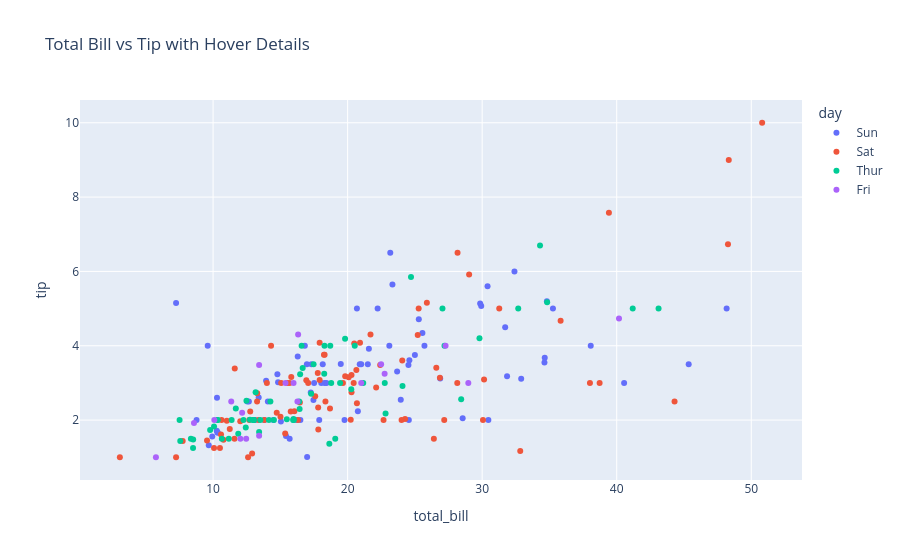

The code cell stored with this chart in its notebook:
### Markdown cell above
## 8. Scatter Plot with Extra Hover Information

### Request
Add extra information to the hover tooltip.

### Explanation
Plotly is interactive. We can decide which columns appear when we hover over a point.

### Code cell
fig = px.scatter(
    data_frame=df,
    x="total_bill",
    y="tip",
    color="day",
    hover_data=["sex", "smoker", "time", "size"],
    title="Total Bill vs Tip with Hover Details"
)

fig.show()

### Figure 1 — Plotly figure (JSON) as saved in the notebook; plotly's stock layout.template omitted (floating-point values rounded to 4 significant figures; data arrays with more than 128 entries replaced by an {"elided": "..."} marker saying what was removed)
{"data": [{"customdata": {"elided": "76x4 mixed values"}, "hovertemplate": "day=Sun<br>total_bill=%{x}<br>tip=%{y}<br>sex=%{customdata[0]}<br>smoker=%{customdata[1]}<br>time=%{customdata[2]}<br>size=%{customdata[3]}<extra></extra>", "legendgroup": "Sun", "marker": {"color": "#636efa", "symbol": "circle"}, "mode": "markers", "name": "Sun", "orientation": "v", "showlegend": true, "x": [16.99, 10.34, 21.01, 23.68, 24.59, 25.29, 8.77, 26.88, 15.04, 14.78, 10.27, 35.26, 15.42, 18.43, 14.83, 21.58, 10.33, 16.29, 16.97, 17.46, 13.94, 9.68, 30.4, 18.29, 22.23, 32.4, 28.55, 18.04, 12.54, 10.29, 34.81, 9.94, 25.56, 19.49, 38.07, 23.95, 25.71, 17.31, 29.93, 14.07, 13.13, 17.26, 24.55, 19.77, 29.85, 48.17, 25.0, 13.39, 16.49, 21.5, 12.66, 16.21, 13.81, 17.51, 24.52, 20.76, 31.71, 7.25, 31.85, 16.82, 32.9, 17.89, 14.48, 9.6, 34.63, 34.65, 23.33, 45.35, 23.17, 40.55, 20.69, 20.9, 30.46, 18.15, 23.1, 15.69], "xaxis": "x", "y": [1.01, 1.66, 3.5, 3.31, 3.61, 4.71, 2.0, 3.12, 1.96, 3.23, 1.71, 5.0, 1.57, 3.0, 3.02, 3.92, 1.67, 3.71, 3.5, 2.54, 3.06, 1.32, 5.6, 3.0, 5.0, 6.0, 2.05, 3.0, 2.5, 2.6, 5.2, 1.56, 4.34, 3.51, 4.0, 2.55, 4.0, 3.5, 5.07, 2.5, 2.0, 2.74, 2.0, 2.0, 5.14, 5.0, 3.75, 2.61, 2.0, 3.5, 2.5, 2.0, 2.0, 3.0, 3.48, 2.24, 4.5, 5.15, 3.18, 4.0, 3.11, 2.0, 2.0, 4.0, 3.55, 3.68, 5.65, 3.5, 6.5, 3.0, 5.0, 3.5, 2.0, 3.5, 4.0, 1.5], "yaxis": "y", "type": "scatter"}, {"customdata": {"elided": "87x4 mixed values"}, "hovertemplate": "day=Sat<br>total_bill=%{x}<br>tip=%{y}<br>sex=%{customdata[0]}<br>smoker=%{customdata[1]}<br>time=%{customdata[2]}<br>size=%{customdata[3]}<extra></extra>", "legendgroup": "Sat", "marker": {"color": "#EF553B", "symbol": "circle"}, "mode": "markers", "name": "Sat", "orientation": "v", "showlegend": true, "x": [20.65, 17.92, 20.29, 15.77, 39.42, 19.82, 17.81, 13.37, 12.69, 21.7, 19.65, 9.55, 18.35, 15.06, 20.69, 17.78, 24.06, 16.31, 16.93, 18.69, 31.27, 16.04, 38.01, 26.41, 11.24, 48.27, 20.29, 13.81, 11.02, 18.29, 17.59, 20.08, 16.45, 3.07, 20.23, 15.01, 12.02, 17.07, 26.86, 25.28, 14.73, 10.51, 17.92, 44.3, 22.42, 20.92, 15.36, 20.49, 25.21, 18.24, 14.31, 14.0, 7.25, 10.59, 10.63, 50.81, 15.81, 26.59, 38.73, 24.27, 12.76, 30.06, 25.89, 48.33, 13.27, 28.17, 12.9, 28.15, 11.59, 7.74, 30.14, 20.45, 13.28, 22.12, 24.01, 15.69, 11.61, 10.77, 15.53, 10.07, 12.6, 32.83, 35.83, 29.03, 27.18, 22.67, 17.82], "xaxis": "x", "y": [3.35, 4.08, 2.75, 2.23, 7.58, 3.18, 2.34, 2.0, 2.0, 4.3, 3.0, 1.45, 2.5, 3.0, 2.45, 3.27, 3.6, 2.0, 3.07, 2.31, 5.0, 2.24, 3.0, 1.5, 1.76, 6.73, 3.21, 2.0, 1.98, 3.76, 2.64, 3.15, 2.47, 1.0, 2.01, 2.09, 1.97, 3.0, 3.14, 5.0, 2.2, 1.25, 3.08, 2.5, 3.48, 4.08, 1.64, 4.06, 4.29, 3.76, 4.0, 3.0, 1.0, 1.61, 2.0, 10.0, 3.16, 3.41, 3.0, 2.03, 2.23, 2.0, 5.16, 9.0, 2.5, 6.5, 1.1, 3.0, 1.5, 1.44, 3.09, 3.0, 2.72, 2.88, 2.0, 3.0, 3.39, 1.47, 3.0, 1.25, 1.0, 1.17, 4.67, 5.92, 2.0, 2.0, 1.75], "yaxis": "y", "type": "scatter"}, {"customdata": {"elided": "62x4 mixed values"}, "hovertemplate": "day=Thur<br>total_bill=%{x}<br>tip=%{y}<br>sex=%{customdata[0]}<br>smoker=%{customdata[1]}<br>time=%{customdata[2]}<br>size=%{customdata[3]}<extra></extra>", "legendgroup": "Thur", "marker": {"color": "#00cc96", "symbol": "circle"}, "mode": "markers", "name": "Thur", "orientation": "v", "showlegend": true, "x": [27.2, 22.76, 17.29, 19.44, 16.66, 10.07, 32.68, 15.98, 34.83, 13.03, 18.28, 24.71, 21.16, 10.65, 12.43, 24.08, 11.69, 13.42, 14.26, 15.95, 12.48, 29.8, 8.52, 14.52, 11.38, 22.82, 19.08, 20.27, 11.17, 12.26, 18.26, 8.51, 10.33, 14.15, 16.0, 13.16, 17.47, 34.3, 41.19, 27.05, 16.43, 8.35, 18.64, 11.87, 9.78, 7.51, 19.81, 28.44, 15.48, 16.58, 7.56, 10.34, 43.11, 13.0, 13.51, 18.71, 12.74, 13.0, 16.4, 20.53, 16.47, 18.78], "xaxis": "x", "y": [4.0, 3.0, 2.71, 3.0, 3.4, 1.83, 5.0, 2.03, 5.17, 2.0, 4.0, 5.85, 3.0, 1.5, 1.8, 2.92, 2.31, 1.68, 2.5, 2.0, 2.52, 4.2, 1.48, 2.0, 2.0, 2.18, 1.5, 2.83, 1.5, 2.0, 3.25, 1.25, 2.0, 2.0, 2.0, 2.75, 3.5, 6.7, 5.0, 5.0, 2.3, 1.5, 1.36, 1.63, 1.73, 2.0, 4.19, 2.56, 2.02, 4.0, 1.44, 2.0, 5.0, 2.0, 2.0, 4.0, 2.01, 2.0, 2.5, 4.0, 3.23, 3.0], "yaxis": "y", "type": "scatter"}, {"customdata": [["Male", "Yes", "Dinner", 2], ["Male", "No", "Dinner", 2], ["Female", "Yes", "Dinner", 2], ["Female", "Yes", "Dinner", 2], ["Female", "No", "Dinner", 2], ["Male", "Yes", "Dinner", 4], ["Male", "Yes", "Dinner", 2], ["Male", "Yes", "Dinner", 2], ["Male", "Yes", "Dinner", 2], ["Male", "No", "Dinner", 2], ["Female", "Yes", "Dinner", 2], ["Female", "Yes", "Dinner", 2], ["Male", "Yes", "Lunch", 2], ["Female", "Yes", "Lunch", 2], ["Male", "Yes", "Lunch", 1], ["Female", "No", "Lunch", 3], ["Male", "Yes", "Lunch", 2], ["Female", "Yes", "Lunch", 2], ["Female", "Yes", "Lunch", 2]], "hovertemplate": "day=Fri<br>total_bill=%{x}<br>tip=%{y}<br>sex=%{customdata[0]}<br>smoker=%{customdata[1]}<br>time=%{customdata[2]}<br>size=%{customdata[3]}<extra></extra>", "legendgroup": "Fri", "marker": {"color": "#ab63fa", "symbol": "circle"}, "mode": "markers", "name": "Fri", "orientation": "v", "showlegend": true, "x": [28.97, 22.49, 5.75, 16.32, 22.75, 40.17, 27.28, 12.03, 21.01, 12.46, 11.35, 15.38, 12.16, 13.42, 8.58, 15.98, 13.42, 16.27, 10.09], "xaxis": "x", "y": [3.0, 3.5, 1.0, 4.3, 3.25, 4.73, 4.0, 1.5, 3.0, 1.5, 2.5, 3.0, 2.2, 3.48, 1.92, 3.0, 1.58, 2.5, 2.0], "yaxis": "y", "type": "scatter"}], "layout": {"xaxis": {"anchor": "y", "domain": [0.0, 1.0], "title": {"text": "total_bill"}}, "yaxis": {"anchor": "x", "domain": [0.0, 1.0], "title": {"text": "tip"}}, "legend": {"title": {"text": "day"}, "tracegroupgap": 0}, "title": {"text": "Total Bill vs Tip with Hover Details"}}}
